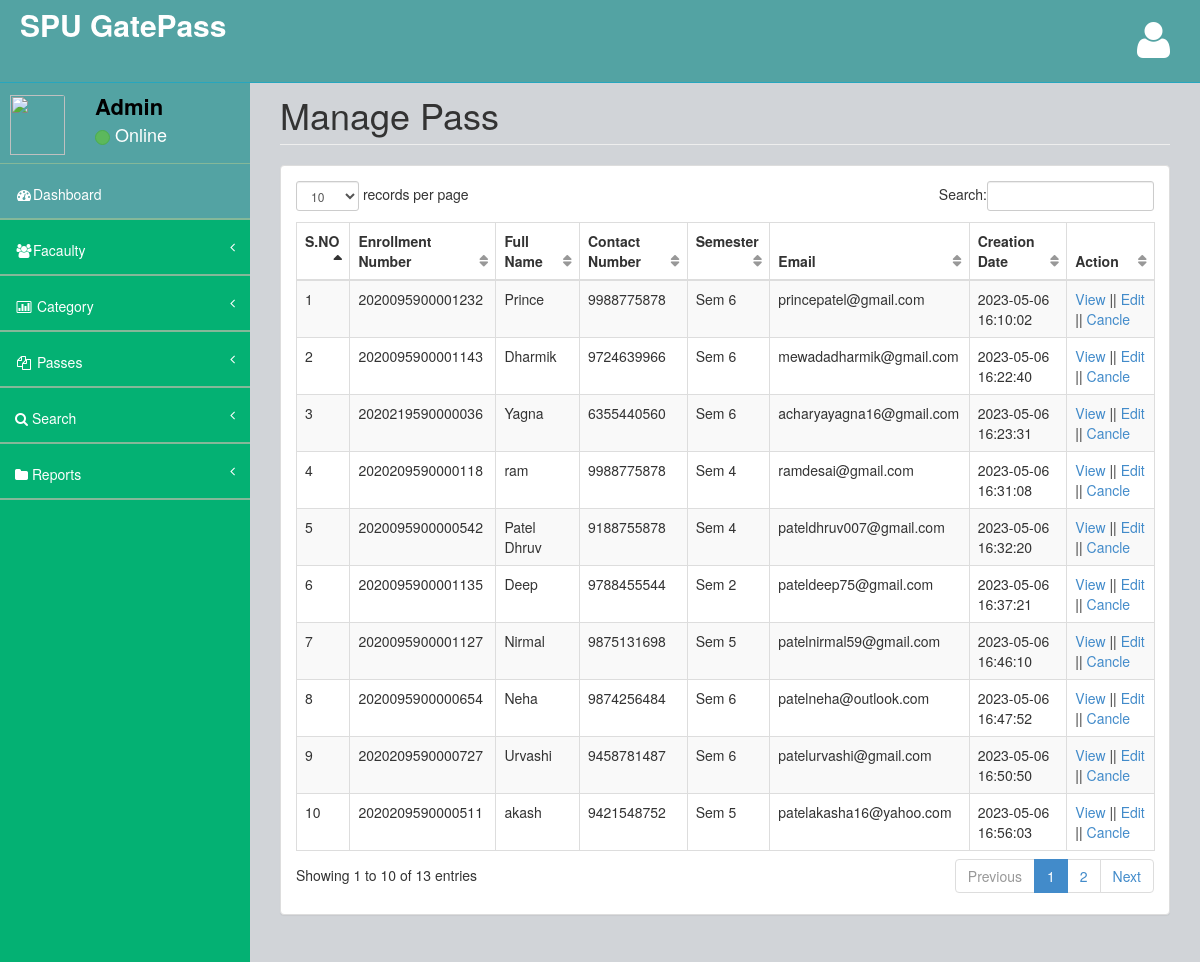
Page /admin/manage-pass.php (signed in) on the committed database.
### tables this page shows
CREATE TABLE `tblpass` (
  `ID` int(10) NOT NULL,
  `PassNumber` varchar(200) DEFAULT NULL,
  `FullName` varchar(200) DEFAULT NULL,
  `ContactNumber` bigint(10) DEFAULT NULL,
  `Email` varchar(200) DEFAULT NULL,
  `IdentityType` varchar(200) DEFAULT NULL,
  `IdentityCardno` varchar(200) DEFAULT NULL,
  `Category` varchar(200) DEFAULT NULL,
  `FromDate` varchar(200) DEFAULT NULL,
  `ToDate` varchar(200) DEFAULT NULL,
  `PasscreationDate` timestamp NULL DEFAULT current_timestamp(),
  `CreatedBy` varchar(120) DEFAULT NULL,
  `enrollmentnumber` varchar(16) DEFAULT NULL
);

### admin/manage-pass.php (the view, shortened to what this page needs)
<?php
include('includes/dbconnection.php');
if (strlen($_SESSION['cpmsaid']==0)) {
  header('location:logout.php');
  } else{
  ?>
<!DOCTYPE html>
<html>
<head>
    <link href="assets/plugins/bootstrap/bootstrap.css" rel="stylesheet" />
    <link href="assets/font-awesome/css/font-awesome.css" rel="stylesheet" />
    <link href="assets/plugins/pace/pace-theme-big-counter.css" rel="stylesheet" />
  <link href="assets/css/style.css" rel="stylesheet" />
      <link href="assets/css/main-style.css" rel="stylesheet" />
    <link href="assets/plugins/dataTables/dataTables.bootstrap.css" rel="stylesheet" />
</head>
<body>
    <div id="wrapper">
       <?php include_once('includes/header.php');?>
        <?php include_once('includes/sidebar.php');?>
        <div id="page-wrapper">
            <div class="row">
                <div class="col-lg-12">
                    <h1 class="page-header">Manage Pass</h1>
                </div>
            </div>
            <div class="row">
                <div class="col-lg-12">
                    <div class="panel panel-default">
                        <div class="panel-body">
                            <div class="table-responsive">
                                <table class="table table-striped table-bordered table-hover" id="dataTables-example">
                                    <thead>
                                        <tr>
                                            <th>S.NO</th>
                                           <th>Enrollment Number</th>
                                            <th>Full Name</th>
                                            <th>Contact Number</th>
                                            <th>Semester</th>
                                            <th>Email</th>
                                            <th>Creation Date</th>
                                            <th>Action</th>
                                        </tr>
                                    </thead>
                                    <tbody>
                                        <?php
$sql="SELECT * from tblpass";
$query = $dbh -> prepare($sql);
$query->execute();
$results=$query->fetchAll(PDO::FETCH_OBJ);
$cnt=1;
if($query->rowCount() > 0)
{
foreach($results as $row)
{               ?>
                                       <tr>
                  <td><?php echo htmlentities($cnt);?></td>
                  <td><?php  echo htmlentities($row->enrollmentnumber);?></td>
                  <td><?php  echo htmlentities($row->FullName);?></td>
                  <td><?php  echo htmlentities($row->ContactNumber);?></td>
                  <td><?php  echo htmlentities($row->IdentityType);?></td>
                  <td><?php  echo htmlentities($row->Email);?></td>
                  <td><?php  echo htmlentities($row->PasscreationDate);?></td>
                  <td><a href="view-pass-detail.php?viewid=<?php echo htmlentities ($row->ID);?>">View</a>  ||  <a href="edit-pass-detail.php?editid=<?php echo htmlentities ($row->ID);?>">Edit</a> || <a href="cancle-pass-detail.php?cancleid=<?php echo htmlentities ($row->ID);?>">Cancle</a></td>
                </tr>
               <?php $cnt=$cnt+1;}} ?>
                                    </tbody>
                                </table>
                            </div>
                        </div>
                    </div>
                </div>
            </div>
        </div>
    </div>
</body>
</html>
<?php }  ?>

### admin/includes/header.php (shortened to what this page needs)
<nav class="navbar navbar-default navbar-fixed-top" role="navigation" id="navbar">
            <div class="navbar-header">
                <a class="navbar-brand" href="dashboard.php">
                    <strong style="color: white;font-size: 30px">SPU GatePass</strong>
                </a>
            </div>
            <ul class="nav navbar-top-links navbar-right">
                <li class="dropdown">
                    <a class="dropdown-toggle" data-toggle="dropdown" href="#">
                        <i class="fa fa-user fa-3x"></i>
                    </a>
                </li>
            </ul>
        </nav>

### admin/includes/sidebar.php (shortened to what this page needs)
<?php
include('includes/dbconnection.php');
?>
        <nav class="navbar-default navbar-static-side" role="navigation">
            <div class="sidebar-collapse">
                <ul class="nav" id="side-menu">
                    <li>
                        <div class="user-section">
                            <div class="user-section-inner">
                                <img src="assets/img/user.jpg" alt="">
                            </div>
                            <div class="user-info">
                                <?php
$aid=$_SESSION['cpmsaid'];
$sql="SELECT AdminName from  tbladmin where ID=:aid";
$query = $dbh -> prepare($sql);
$query->bindParam(':aid',$aid,PDO::PARAM_STR);
$query->execute();
$results=$query->fetchAll(PDO::FETCH_OBJ);
$cnt=1;
if($query->rowCount() > 0)
{
foreach($results as $row)
{               ?>
                                <div><strong><?php  echo $row->AdminName;?></strong></div>
                                <div class="user-text-online">
                                    <span class="user-circle-online btn btn-success btn-circle "></span>&nbsp;Online
                                </div>
                            </div>
                            <?php $cnt=$cnt+1;}} ?>
                        </div>
                    </li>
                    <li class="selected">
                        <a href="dashboard.php"><i class="fa fa-dashboard fa-fw"></i>Dashboard</a>
                    </li>
    <li>
                        <a href="#"><i class="fa fa-users fa-fw"></i>Facaulty<span class="fa arrow"></span></a>
                    </li>
                    <li>
                        <a href="#"><i class="fa fa-bar-chart-o fa-fw"></i> Category<span class="fa arrow"></span></a>
                    </li>
                    <li>
                        <a href="#"><i class="fa fa-files-o fa-fw"></i> Passes<span class="fa arrow"></span></a>
                    </li>
                    <li>
                        <a href="search-pass.php"><i class="fa fa-search"></i>  Search<span class="fa arrow"></span></a>
                        </li>
                          <li>
                        <a href="#"><i class="fa fa-folder"></i> Reports<span class="fa arrow"></span></a>
                    </li>
                </ul>
            </div>
        </nav>

### admin/assets/css/style.css (style rules this page uses)
body { background-color: #f8f8f8; }
#wrapper { width: 100%; margin-top: 55px!important; background-color:#04B173; }
#page-wrapper { padding: 0 15px; min-height: 568px; background-color:rgb(209, 212, 216); }
.navbar-static-side ul li { border-bottom:1px solid #84B899 !important; }
.navbar-top-links li { display: inline-block; }
.navbar-top-links li:last-child { margin-right: 15px; }
.navbar-top-links li a { padding: 20px; min-height: 50px; }
.arrow { float: right; }
.fa.arrow:before { content: "\f104"; }
@media (min-width:768px) { .navbar-static-side { z-index: 1; position: absolute; width: 250px; } }
table.dataTable thead .sorting, table.dataTable thead .sorting_asc:after, table.dataTable thead .sorting_desc, table.dataTable thead .sorting_asc_disabled, table.dataTable thead .sorting_desc_disabled { background: transparent; }
table.dataTable thead .sorting_asc:after { content: "\f0de"; float: right; font-family: fontawesome; }
table.dataTable thead .sorting:after { content: "\f0dc"; float: right; font-family: fontawesome; color: rgba(50,50,50,.5); }
.btn-circle { width: 30px; height: 30px; padding: 6px 0; border-radius: 15px; text-align: center; font-size: 12px; line-height: 1.428571429; }

### admin/assets/css/main-style.css (style rules this page uses)
.user-section-inner { height: 65px; width: 65px; -moz-border-radius: 3px; -webkit-border-radius: 3px; border-radius: 3px; overflow: hidden; display: inline-block; float: left; margin-right: 15px; margin-top: 20px; }
.user-section-inner img { margin-left:10px; width:55px; height:60px; }
.user-info { display: block; color:#000!important; display: inline-block; padding: 15px; margin-bottom: 0px }
.user-text-online { font-size:18px; color:#fff }
.user-circle-online { width: 15px!important; height: 15px!important; }
.navbar-top-links > li > a { color: #FFFFFF; }
.nav > li > a { padding: 20px 15px; }
#side-menu { background-color:#04B173; }
#side-menu a { color:#fff; border-bottom: 1px solid #84B899 !important; height: 55px; }
.selected { background-color:rgb(83, 163, 163); }
#navbar { background-color:rgb(83, 163, 163); }
.navbar-brand { padding-left:20px; }
.navbar-default { border-color: #27A6BE; }
@media (min-width:768px) { #page-wrapper { position: inherit; margin: 0 0 0 250px; padding: 0 30px; min-height: 1000px; } }

### rows in the picture
tblpass: enrollmentnumber "2020095900001232", FullName "Prince", ContactNumber "9988775878", IdentityType "Sem 6", Email "princepatel@gmail.com", PasscreationDate "2023-05-06 16:10:02"
tblpass: enrollmentnumber "2020095900001143", FullName "Dharmik", ContactNumber "9724639966", IdentityType "Sem 6", Email "mewadadharmik@gmail.com", PasscreationDate "2023-05-06 16:22:40"
tblpass: enrollmentnumber "2020219590000036", FullName "Yagna", ContactNumber "6355440560", IdentityType "Sem 6", Email "acharyayagna16@gmail.com", PasscreationDate "2023-05-06 16:23:31"
tblpass: enrollmentnumber "2020209590000118", FullName "ram", ContactNumber "9988775878", IdentityType "Sem 4", Email "ramdesai@gmail.com", PasscreationDate "2023-05-06 16:31:08"
tblpass: enrollmentnumber "2020095900000542", FullName "Patel Dhruv", ContactNumber "9188755878", IdentityType "Sem 4", Email "pateldhruv007@gmail.com", PasscreationDate "2023-05-06 16:32:20"
tblpass: enrollmentnumber "2020095900001135", FullName "Deep", ContactNumber "9788455544", IdentityType "Sem 2", Email "pateldeep75@gmail.com", PasscreationDate "2023-05-06 16:37:21"
tblpass: enrollmentnumber "2020095900001127", FullName "Nirmal", ContactNumber "9875131698", IdentityType "Sem 5", Email "patelnirmal59@gmail.com", PasscreationDate "2023-05-06 16:46:10"
tblpass: enrollmentnumber "2020095900000654", FullName "Neha", ContactNumber "9874256484", IdentityType "Sem 6", Email "patelneha@outlook.com", PasscreationDate "2023-05-06 16:47:52"
tblpass: enrollmentnumber "2020209590000727", FullName "Urvashi", ContactNumber "9458781487", IdentityType "Sem 6", Email "patelurvashi@gmail.com", PasscreationDate "2023-05-06 16:50:50"
tblpass: enrollmentnumber "2020209590000511", FullName "akash", ContactNumber "9421548752", IdentityType "Sem 5", Email "patelakasha16@yahoo.com", PasscreationDate "2023-05-06 16:56:03"

### other values in the picture
$row->AdminName "Admin"
